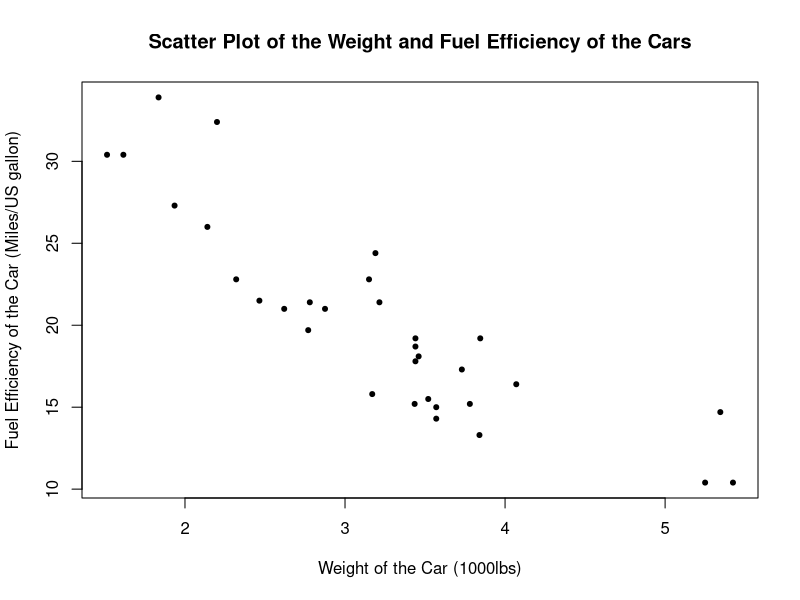
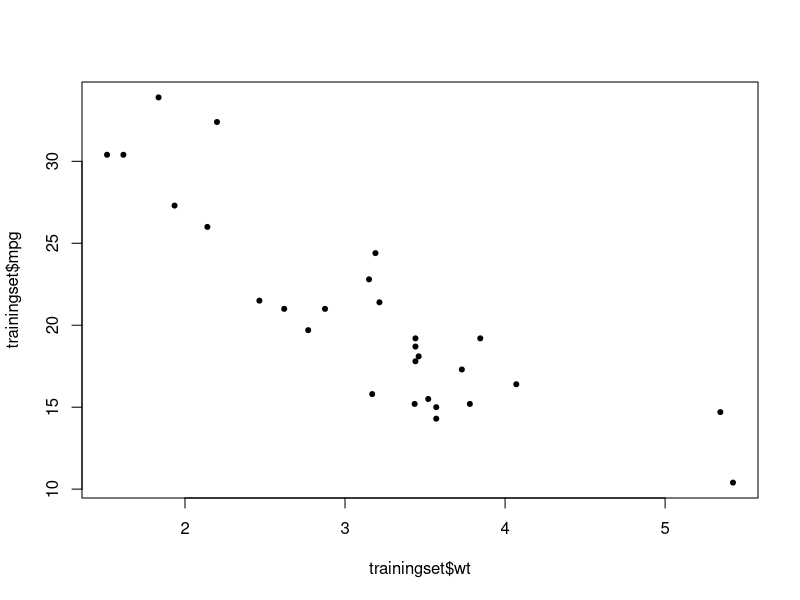
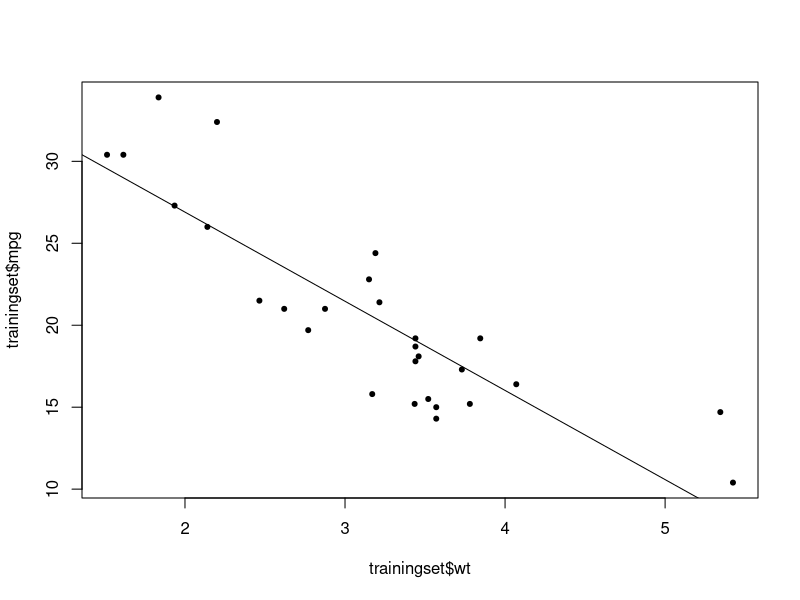
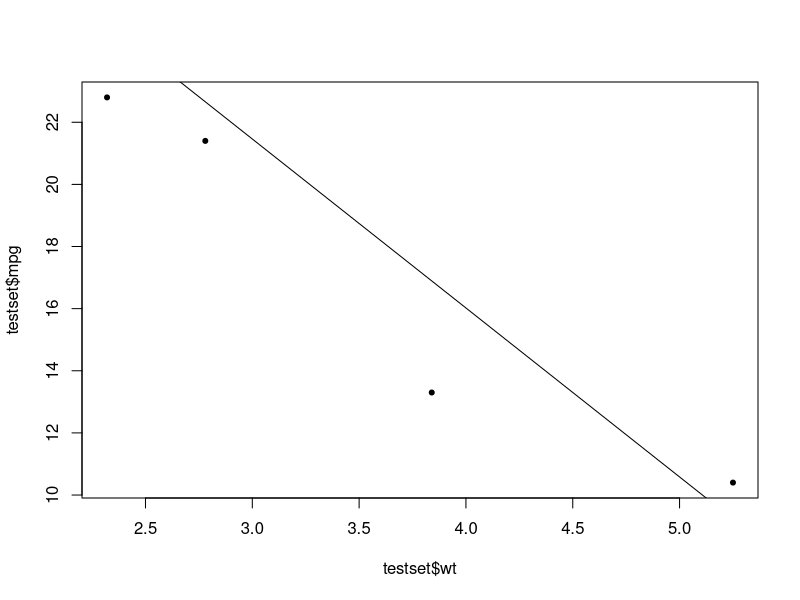
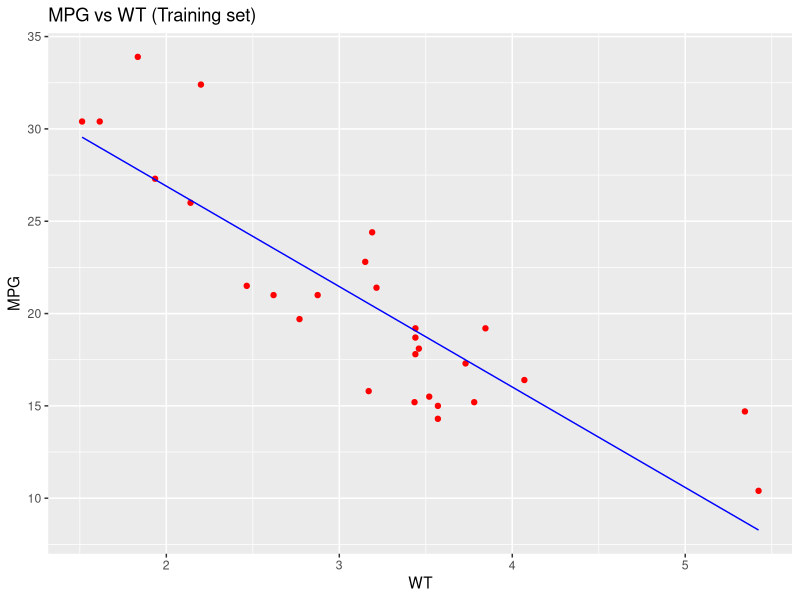
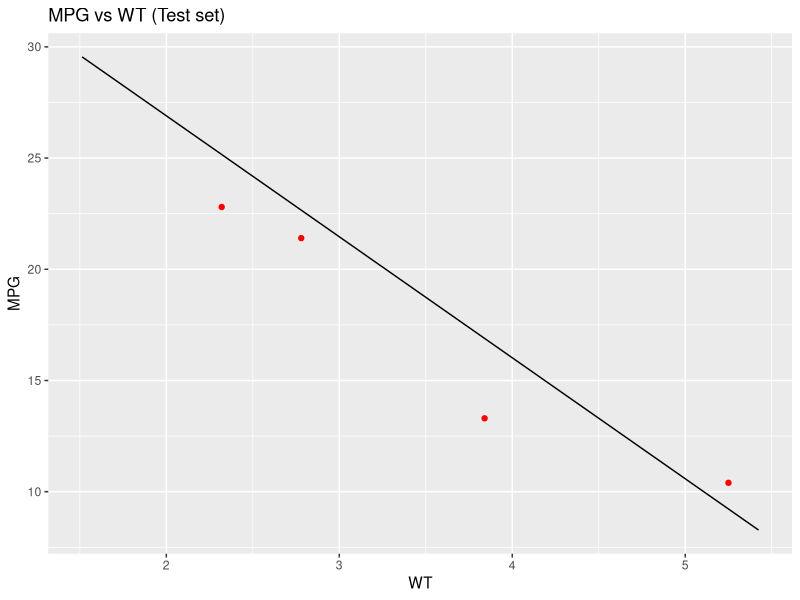

Write the R code that produced these figures, in order.
# Linear Regression Model to predict the Fuel Efficiency of Cars based considering the Car Weight
dataset = mtcars
attach(dataset)

?mtcars

#Plotting a Scatter plot to check the nature of relationship between variables
plot(wt,mpg,xlab = "Weight of the Car (1000lbs)", ylab = "Fuel Efficiency of the Car (Miles/US gallon)", main = "Scatter Plot of the Weight and Fuel Efficiency of the Cars",pch=20)

# Splitting the dataset into the Training set and Test set
install.packages('caTools')
library(caTools)
split = sample.split(dataset$mpg, SplitRatio = 0.9)
trainingset = subset(dataset, split == TRUE)
testset = subset(dataset, split == FALSE)

plot(trainingset$wt, trainingset$mpg,pch=20)
# Fitting Simple Linear Regression to the Training set
lm.r= lm(formula = mpg ~ wt,data = trainingset)
summary(lm.r)
lm.r
#Check the model coefficients:
coef(lm.r)


#Scatter Plot with the fitted line on the Training Dataset
plot(trainingset$wt, trainingset$mpg,pch=20)
abline(lm.r)

plot(testset$wt, testset$mpg,pch=20)
abline(lm.r)

?abline
#y=c+mx -> Linear Model ===> mpg = 38.847419 - 5.750522*(wt) 

# Predicting the Test set results
ypred = predict(lm.r, newdata = testset)

install.packages("ggplot2")
library(ggplot2)

# Visualizing the Training set results
ggplot() + geom_point(aes(x = trainingset$wt,y = trainingset$mpg), colour = 'red') + 
  geom_line(aes(x = trainingset$wt,y = predict(lm.r, newdata = trainingset)), colour = 'blue') +
  ggtitle('MPG vs WT (Training set)') +
  xlab('WT') + ylab('MPG')

# Visualizing the Test set results
ggplot() + geom_point(aes(x = testset$wt, y = testset$mpg), colour = 'red') +
  geom_line(aes(x = trainingset$wt, y = predict(lm.r, newdata = trainingset)), colour = 'black') +
  ggtitle('MPG vs WT (Test set)') +
  xlab('WT') + ylab('MPG')

predict(lm.r, data.frame(wt=5))
